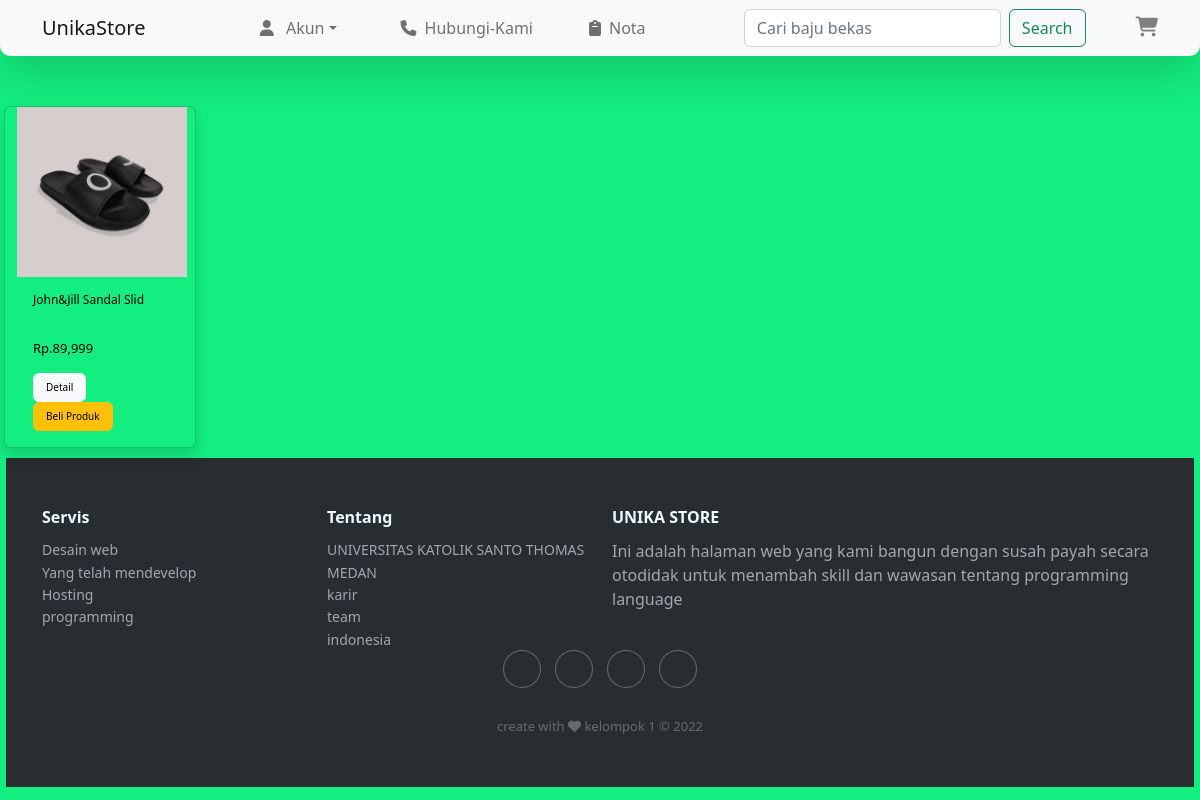
The page /kategori/k_sepatu.php on the database its author committed.
### tables this page shows
CREATE TABLE `produk` (
  `id` int(11) NOT NULL,
  `namaproduk` varchar(25) NOT NULL,
  `deskripsi` varchar(255) NOT NULL,
  `harga` varchar(16) NOT NULL,
  `gambar` varchar(255) NOT NULL
);

### kategori/k_sepatu.php (the view, shortened to what this page needs)
<?php
include '../config.php';
?>
 <?php
 $semuadata=array();
 $ambil=$conn->query("SELECT * FROM produk WHERE namaproduk LIKE '%sepatu%' OR  namaproduk  LIKE '%sendal%'
                       OR  namaproduk  LIKE '%sandal%'  ");
 while ($pecah = $ambil->fetch_assoc())
 {
     $semuadata[]=$pecah;
 }
 ?>
<!DOCTYPE html>
<html lang="en">
  <head>
    <link href="https://cdn.jsdelivr.net/npm/bootstrap@5.2.0-beta1/dist/css/bootstrap.min.css" rel="stylesheet" />
    <link rel="stylesheet" href="../css/stylel1.css" />
    <?php include '../db_user/footerkit.php' ?>
    <link rel="stylesheet" href="https://cdnjs.cloudflare.com/ajax/libs/ionicons/2.0.1/css/ionicons.min.css">
    <nav class="navbar navbar-expand-lg bg-light shadow-lg fixed-top">
      <div class="container">
        <a class="navbar-brand" href="">UnikaStore</a>
        <div class="collapse navbar-collapse" id="navbarSupportedContent">
          <ul class="navbar-nav m-auto">
            <li class="nav-item dropdown pe-5">
              <a class="nav-link dropdown-toggle" href="#" id="navbarDropdown" role="button" data-bs-toggle="dropdown" aria-expanded="false"><i class="fa-solid fa-user pe-2" ></i> Akun</a>
            </li>
            <li class="nav-item">
              <a class="nav-link pe-5" aria-current="page" href="../contact us/contact.php"><i class="fa-solid fa-phone pe-2"></i>Hubungi-Kami</a>
            </li>
            <li class="nav-item">
              <a class="nav-link" href="../riwayat.php"><i class="fa-solid fa-clipboard pe-2"></i>Nota</a>
            </li>
          </ul>
          <form class=" d-flex"  action="../search.php" method="get">
            <input type="text" class="form-control me-2" placeholder="Cari baju bekas"  name="keyword"  required />
            <button class="btn btn-outline-success" >Search</button>
          </form>
          <div class="keranjang" ><a href="../keranjang.php"><i class="fa-solid fa-cart-shopping"></i></a></div>
        </div>
      </div>
    </nav>
  </head>
  <br><br><br><br>
     <div class="row">
            <?php foreach ($semuadata as $key => $value) : ?>
                <div class="card shadow " style="width:12rem; background-color: #14ee80; ">
      <img src="../img/<?php echo $value['gambar'] ?>" alt="..." style="width:170px; height:170px; box-sizing :border-box;">
      <div class="card-body">
        <div class="bagian1">
        <h5 class="card-title"><?php echo $value['namaproduk'] ?></h5><br>
        <p class="card-text">Rp.<?php echo number_format($value ['harga'])  ?></p></div>
        <div class="bagian2">
        <a href="../detail.php?id=<?php echo $value['id']; ?>" class=" btn btn-light"style="font-size:10px;">Detail</a>
        <a href="../pembelian.php?id=<?php echo $value['id'];  ?>" class=" btn btn-warning"style="font-size:10px;">Beli Produk </a></div>
      </div>
    </div>
    <?php endforeach ?>
    </div>
<?php include '../db_user/footer.php' ?>
</html>

### css/stylel1.css (style rules this page uses)
.navbar { border-radius: 0 0 10px 10px; }
.keranjang a i { font-size: 20px; padding-left: 50px; color: grey; }
.row .card { margin: 10px; cursor: pointer; box-sizing: border-box; }
.card-body .card-title { font-size: 12px; color: black; }
.card-body .card-text { font-size: 13px; color: black; font-weight: 500; }
.bagian1 { display: block; width: 150px; height: 80px; }

### rows shown on the page
produk: gambar (picture), namaproduk "John&Jill Sandal Slid", harga "89,999"
